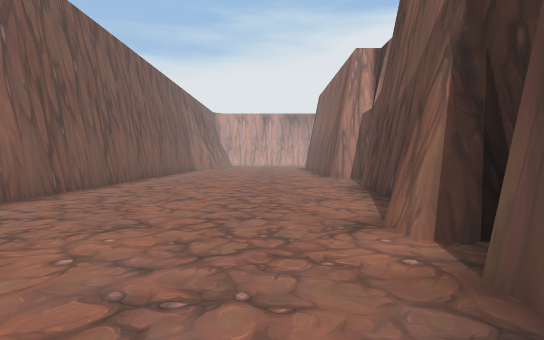
View 1 (above)

22 first-person views from a walk through a 3-D level made in the Unity game engine. The camera is 1.5 m above the floor, tilts 2° down and sees 75° across. The floor is counted in squares, 2 m on a side. Each view is taken from the middle of a square. On the plan, view 1 faces up. The plan holds only what a view shows up to about 11 squares ahead; the rest is blank. The place goes on beyond the plan. Some animated figures are not drawn.

View 2
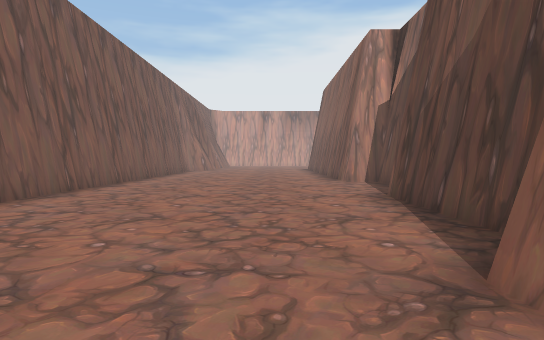

View 3
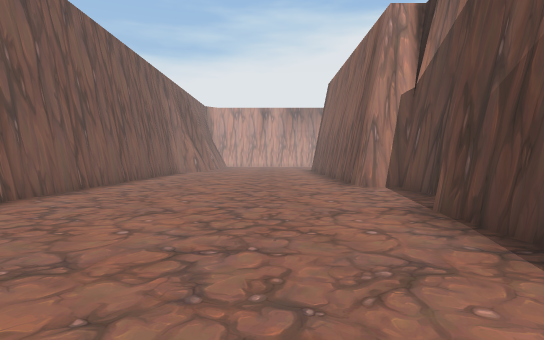

View 4
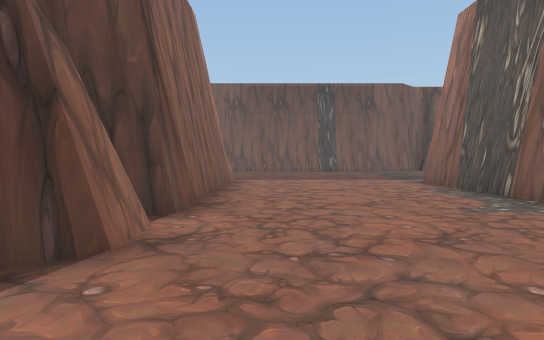

View 5
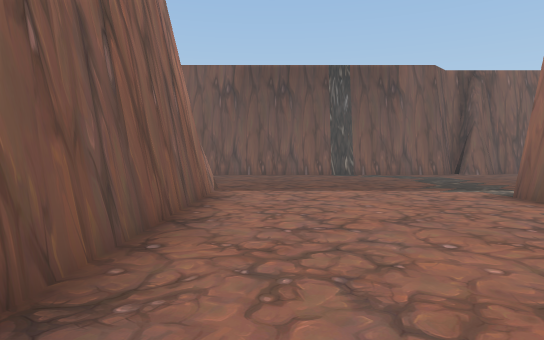

View 6
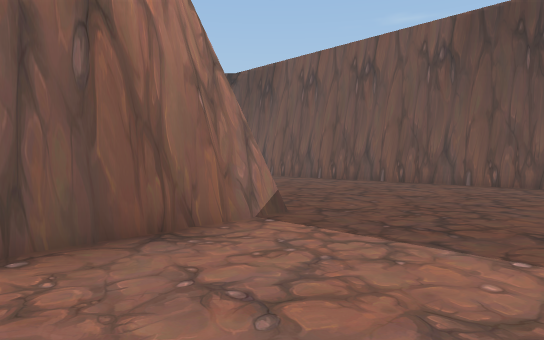

View 7
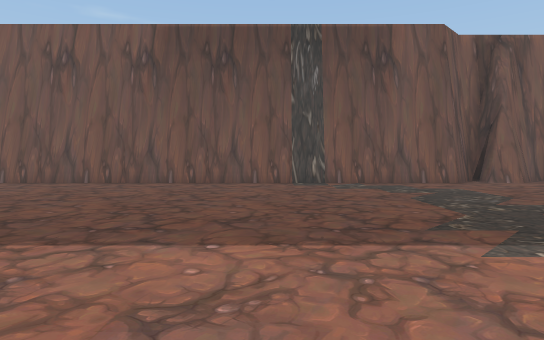

View 8
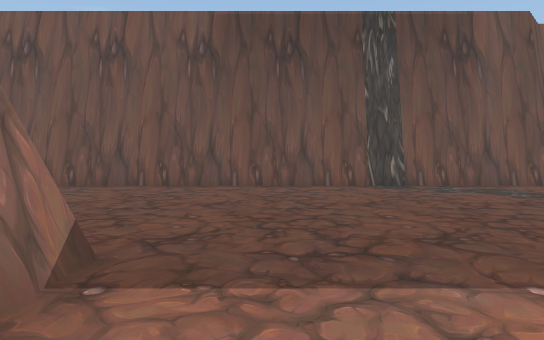

View 9
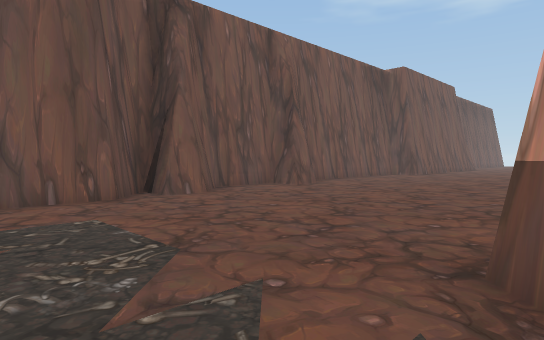

View 10
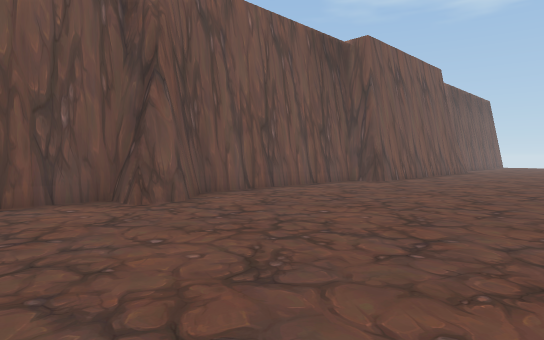

View 11
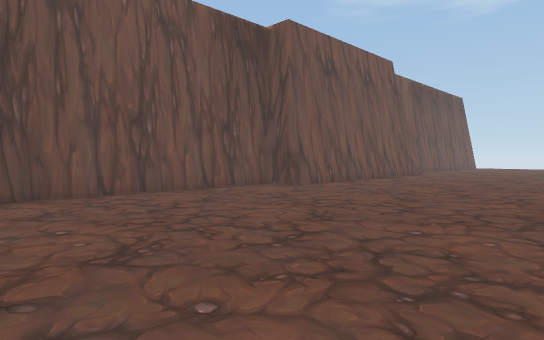

View 12
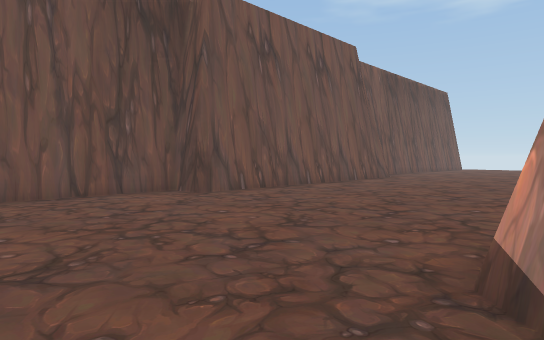

View 13
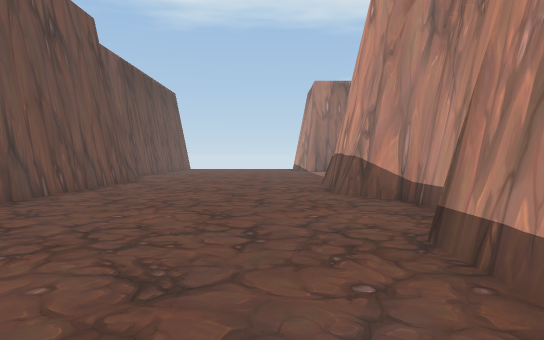

View 14
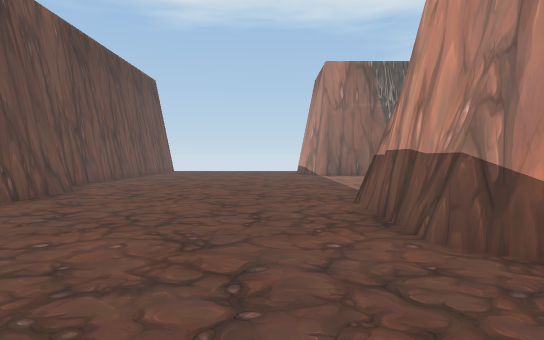

View 15
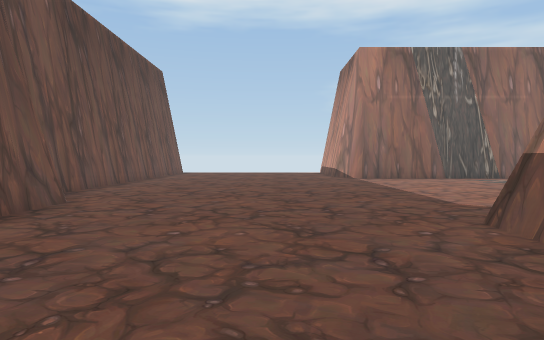

View 16
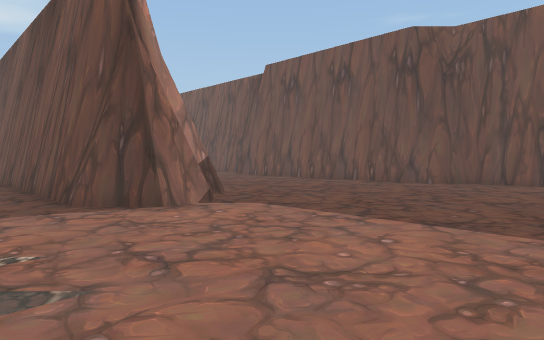

View 17
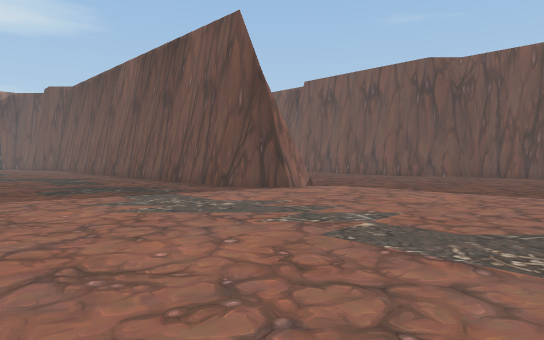

View 18
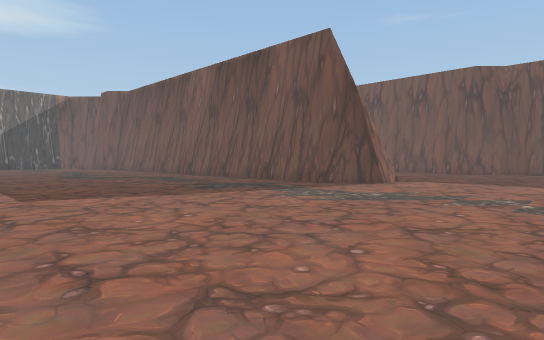

View 19
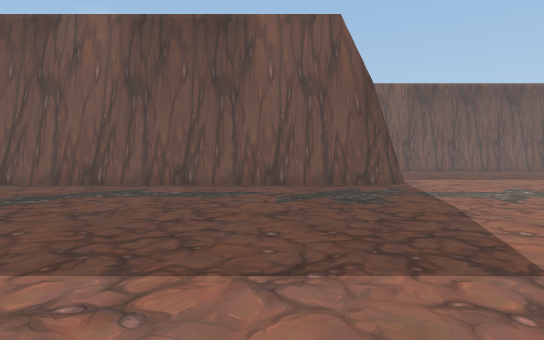

View 20
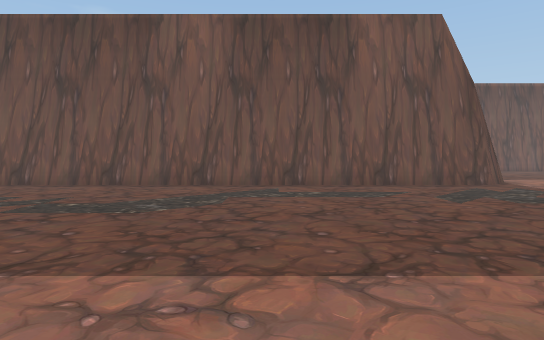

View 21
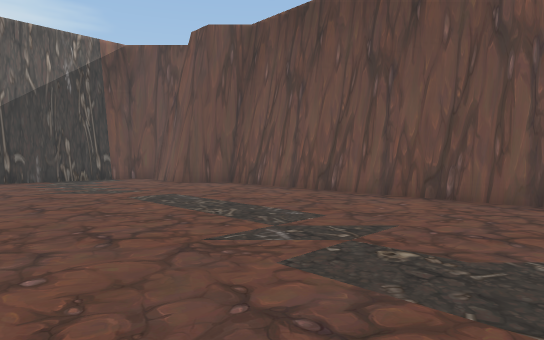

View 22
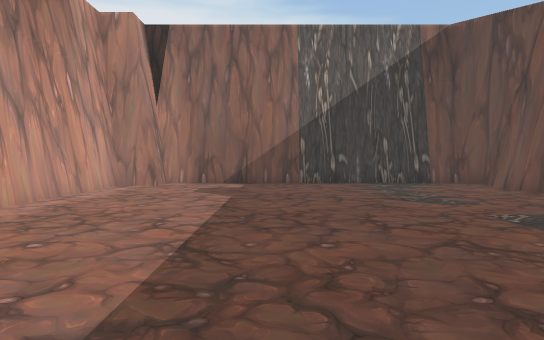

### Floor plan
Points are (right, up) in squares from view 1. A wall is a line through its corners. A room is listed if a view was taken in it or the views show most of it. See-through windows are left out.
Room 1 (views 1, 2, 3, 4, 5, 6, 7, 8, 9, 10, 11, 12, 13, 14, 15, 16, 17, 18, 19, 20, 21, 22)
walls: (-17.9, -6.1) (-18.3, -6.5); (-18.9, -6.5) (-20.1, -6.5); (-21.9, -5.5) (-23.2, -5.5) (-24.1, -6.5) (-26.8, -6.5) (-26.8, -6); (-7, -3.3) (-6.4, -2.7) (-6.4, 6.1) (-7.4, 6.1) (-7.4, 7.2) (-11.8, 7.2); (-7.2, -6.2) (-7.5, -6.5); (-24.7, -6.3) (-25.2, -6.5); (-4.7, 1.1) (-4.7, -3.8); (-8.6, -13.7) (-7.5, -12.6) (6.4, -12.6); (-27.9, -5.6) (-27.9, -4.7) (-27, -3.8) (-10.4, -3.8) (-9.5, -2.8) (-7.5, -2.8); (1.4, -5.6) (1.4, 2.2) (2, 2.7); (-28.3, -12.7) (-27.9, -12.5); (1.4, 3.3) (1.4, 4.1) (2, 4.7); (2.4, 5.2) (2.4, 9.1); (-4.7, 15) (-4.7, 5.9); (-34, -13.5) (-29.8, -13.5) (-28.9, -12.6) (-20.3, -12.6) (-20.3, -13.5) (-14.3, -13.5) (-13.4, -12.6) (-12.5, -12.6) (-12.5, -13.5) (-10.4, -13.5) (-9.4, -12.6) (-8.6, -12.6); (3.3, 11) (3.3, 13) (2.4, 13) (2.4, 15)

Positions as (right, up) in squares from view 1, and headings:
1: (0, 0), facing up
2: (0, 2), facing up
3: (0, 4), facing up
4: (0, 7), facing down
5: (0, 3), facing down
6: (-2, -2), facing down-right
7: (-2, -2), facing down
8: (0, -3), facing down
9: (-5, -6), facing down-left
10: (-10, -7), facing down-left
11: (-13, -6), facing down-left
12: (-16, -6), facing down-left
13: (-17, -8), facing left
14: (-21, -8), facing left
15: (-23, -9), facing left
16: (-33, -2), facing down-right
17: (-34, 2), facing down-right
18: (-33, 5), facing down-right
19: (-24, 6), facing down
20: (-21, 6), facing down
21: (-19, 3), facing down-right
22: (-17, 3), facing right
